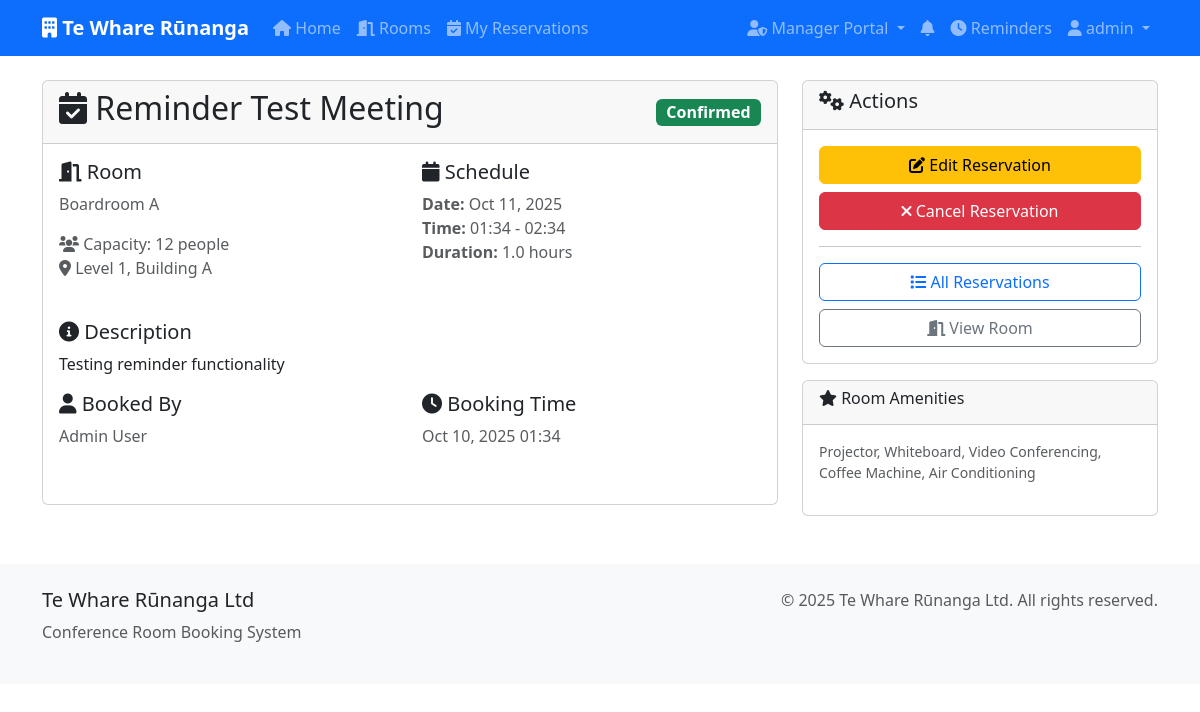
Page /reservations/8/ (signed in) on the committed database.
### bookings/models.py (models this page shows, shortened)
class Reservation(models.Model):
    STATUS_CHOICES = [
        ('pending', 'Pending'),
        ('confirmed', 'Confirmed'),
        ('cancelled', 'Cancelled'),
        ('completed', 'Completed'),
    ]
    room = models.ForeignKey(Room, on_delete=models.CASCADE, related_name='reservations')
    user = models.ForeignKey(User, on_delete=models.CASCADE, related_name='reservations')
    title = models.CharField(max_length=200)
    description = models.TextField(blank=True)
    start_time = models.DateTimeField()
    end_time = models.DateTimeField()
    status = models.CharField(max_length=20, choices=STATUS_CHOICES, default='pending')
    created_at = models.DateTimeField(auto_now_add=True)
    updated_at = models.DateTimeField(auto_now=True)
    created_by_admin = models.BooleanField(default=False)
    class Meta:
        ordering = ['start_time']
    @property
    def duration(self):
        return (self.end_time - self.start_time).total_seconds() / 3600
    @property
    def is_past(self):
        return self.end_time < timezone.now()
    @property
    def is_current(self):
        now = timezone.now()
        return self.start_time <= now <= self.end_time

class Room(models.Model):
    name = models.CharField(max_length=100, unique=True)
    capacity = models.PositiveIntegerField()
    description = models.TextField(blank=True)
    location = models.CharField(max_length=200)
    amenities = models.TextField(blank=True)
    is_active = models.BooleanField(default=True)
    created_at = models.DateTimeField(auto_now_add=True)
    updated_at = models.DateTimeField(auto_now=True)
    class Meta:
        ordering = ['name']

### bookings/views.py (the view)
# urls.py: path('reservations/<int:reservation_id>/', views.reservation_detail, name='reservation_detail'),
@login_required
def reservation_detail(request, reservation_id):
    reservation = get_object_or_404(Reservation, id=reservation_id, user=request.user)
    return render(request, 'bookings/reservation_detail.html', {'reservation': reservation})

### bookings/context_processors.py (called while the page is built)
def notification_count(request):
    if request.user.is_authenticated:
        unread_count = Notification.objects.filter(
            user=request.user,
            is_read=False
        ).count()
        return {'unread_notifications_count': unread_count}
    return {'unread_notifications_count': 0}

### templates/bookings/reservation_detail.html (shortened to what this page needs)
{% extends 'bookings/base.html' %}
{% block content %}
<div class="row">
    <div class="col-md-8">
        <div class="card">
            <div class="card-header d-flex justify-content-between align-items-center">
                <h2><i class="fas fa-calendar-check"></i> {{ reservation.title }}</h2>
                <span class="badge bg-{% if reservation.status == 'confirmed' %}success{% elif reservation.status == 'pending' %}warning{% elif reservation.status == 'cancelled' %}danger{% else %}secondary{% endif %} fs-6">
                    {{ reservation.get_status_display }}
                </span>
            </div>
            <div class="card-body">
                <div class="row mb-4">
                    <div class="col-md-6">
                        <h5><i class="fas fa-door-open"></i> Room</h5>
                        <p class="text-muted">{{ reservation.room.name }}</p>
                        <p class="text-muted">
                            <i class="fas fa-users"></i> Capacity: {{ reservation.room.capacity }} people<br>
                            <i class="fas fa-map-marker-alt"></i> {{ reservation.room.location }}
                        </p>
                    </div>
                    <div class="col-md-6">
                        <h5><i class="fas fa-calendar"></i> Schedule</h5>
                        <p class="text-muted">
                            <strong>Date:</strong> {{ reservation.start_time|date:"M d, Y" }}<br>
                            <strong>Time:</strong> {{ reservation.start_time|time:"H:i" }} - {{ reservation.end_time|time:"H:i" }}<br>
                            <strong>Duration:</strong> {{ reservation.duration|floatformat:1 }} hours
                        </p>
                    </div>
                </div>
                {% if reservation.description %}
                <h5><i class="fas fa-info-circle"></i> Description</h5>
                <p>{{ reservation.description }}</p>
                {% endif %}
                <div class="row mb-4">
                    <div class="col-md-6">
                        <h5><i class="fas fa-user"></i> Booked By</h5>
                        <p class="text-muted">{{ reservation.user.get_full_name|default:reservation.user.username }}</p>
                    </div>
                    <div class="col-md-6">
                        <h5><i class="fas fa-clock"></i> Booking Time</h5>
                        <p class="text-muted">{{ reservation.created_at|date:"M d, Y H:i" }}</p>
                    </div>
                </div>
            </div>
        </div>
    </div>
    <div class="col-md-4">
        <div class="card">
            <div class="card-header">
                <h5><i class="fas fa-cogs"></i> Actions</h5>
            </div>
            <div class="card-body">
                {% if reservation.status != 'cancelled' and not reservation.is_past %}
                <div class="d-grid gap-2">
                    <a href="{% url 'reservation_update' reservation.id %}" class="btn btn-warning">
                        <i class="fas fa-edit"></i> Edit Reservation
                    </a>
                    <a href="{% url 'reservation_cancel' reservation.id %}" class="btn btn-danger">
                        <i class="fas fa-times"></i> Cancel Reservation
                    </a>
                </div>
                {% endif %}
                <hr>
                <div class="d-grid gap-2">
                    <a href="{% url 'reservation_list' %}" class="btn btn-outline-primary">
                        <i class="fas fa-list"></i> All Reservations
                    </a>
                    <a href="{% url 'room_detail' reservation.room.id %}" class="btn btn-outline-secondary">
                        <i class="fas fa-door-open"></i> View Room
                    </a>
                </div>
            </div>
        </div>
        {% if reservation.room.amenities %}
        <div class="card mt-3">
            <div class="card-header">
                <h6><i class="fas fa-star"></i> Room Amenities</h6>
            </div>
            <div class="card-body">
                <p class="text-muted small">{{ reservation.room.amenities }}</p>
            </div>
        </div>
        {% endif %}
    </div>
</div>
{% endblock %}

### templates/bookings/base.html (shortened to what this page needs)
<!DOCTYPE html>
<html lang="en">
<head>
    <link href="https://cdn.jsdelivr.net/npm/bootstrap@5.3.0/dist/css/bootstrap.min.css" rel="stylesheet">
    <link href="https://cdnjs.cloudflare.com/ajax/libs/font-awesome/6.0.0/css/all.min.css" rel="stylesheet">
</head>
<body>
    <nav class="navbar navbar-expand-lg navbar-dark bg-primary">
        <div class="container">
            <a class="navbar-brand" href="{% url 'home' %}">
                <i class="fas fa-building"></i> Te Whare Rūnanga
            </a>
            <div class="collapse navbar-collapse" id="navbarNav">
                <ul class="navbar-nav me-auto">
                    <li class="nav-item">
                        <a class="nav-link" href="{% url 'home' %}">
                            <i class="fas fa-home"></i> Home
                        </a>
                    </li>
                    <li class="nav-item">
                        <a class="nav-link" href="{% url 'room_list' %}">
                            <i class="fas fa-door-open"></i> Rooms
                        </a>
                    </li>
                    {% if user.is_authenticated %}
                    <li class="nav-item">
                        <a class="nav-link" href="{% url 'reservation_list' %}">
                            <i class="fas fa-calendar-check"></i> My Reservations
                        </a>
                    </li>
                    {% endif %}
                </ul>
                <ul class="navbar-nav">
                    {% if user.is_authenticated %}
                        {% if user.profile.is_admin %}
                        <li class="nav-item dropdown">
                            <a class="nav-link dropdown-toggle" href="#" id="adminDropdown" role="button" data-bs-toggle="dropdown">
                                <i class="fas fa-user-shield"></i> Manager Portal
                            </a>
                        </li>
                        {% endif %}
                        <li class="nav-item">
                            <a class="nav-link notification-badge" href="{% url 'notifications' %}">
                                <i class="fas fa-bell"></i>
                            </a>
                        </li>
                        <li class="nav-item">
                            <a class="nav-link" href="{% url 'reminder_list' %}">
                                <i class="fas fa-clock"></i> Reminders
                            </a>
                        </li>
                        <li class="nav-item dropdown">
                            <a class="nav-link dropdown-toggle" href="#" id="userDropdown" role="button" data-bs-toggle="dropdown">
                                <i class="fas fa-user"></i> {{ user.username }}
                            </a>
                        </li>
                    {% endif %}
                </ul>
            </div>
        </div>
    </nav>
    <main class="container mt-4">
        {% block content %}{% endblock %}
    </main>
    <footer class="footer mt-5 py-4">
        <div class="container">
            <div class="row">
                <div class="col-md-6">
                    <h5>Te Whare Rūnanga Ltd</h5>
                    <p class="text-muted">Conference Room Booking System</p>
                </div>
                <div class="col-md-6 text-md-end">
                    <p class="text-muted">&copy; 2025 Te Whare Rūnanga Ltd. All rights reserved.</p>
                </div>
            </div>
        </div>
    </footer>
</body>
</html>

### templates/bookings/base.html (style rules this page uses)
.navbar-brand { font-weight: bold; }
.card { transition: transform 0.2s; }
.footer { background-color: #f8f9fa; margin-top: 50px; }
.notification-badge { position: relative; }

### rows in the picture
Reservation: title "Reminder Test Meeting", status "Confirmed", room.name "Boardroom A", room.capacity "12", room.location "Level 1, Building A", start_time "Oct 11, 2025", start_time "01:34", end_time "02:34", duration "1.0", description "Testing reminder functionality", user.get_full_name "Admin User", created_at "Oct 10, 2025 01:34", room.amenities "Projector, Whiteboard, Video Conferencing, Coffee Machine, Air Conditioning"

### other values in the picture
{{ user.username }} "admin"
